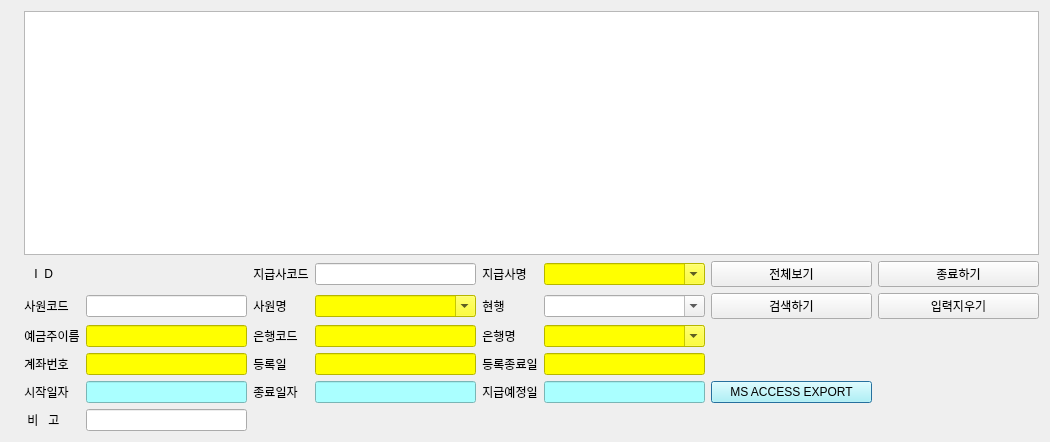
<?xml version="1.0" encoding="UTF-8"?>
<ui version="4.0">
 <class>BankAccProductGenDialog</class>
 <widget class="QDialog" name="BankAccProductGenDialog">
  <property name="geometry">
   <rect>
    <x>0</x>
    <y>0</y>
    <width>1050</width>
    <height>442</height>
   </rect>
  </property>
  <property name="sizePolicy">
   <sizepolicy hsizetype="Expanding" vsizetype="Expanding">
    <horstretch>0</horstretch>
    <verstretch>0</verstretch>
   </sizepolicy>
  </property>
  <property name="windowTitle">
   <string>월별 물품대 은행계좌 생성하기</string>
  </property>
  <layout class="QGridLayout" name="gridLayout_2">
   <item row="0" column="0">
    <layout class="QGridLayout" name="gridLayout">
     <item row="1" column="2">
      <widget class="QLabel" name="lbl_baproduct_id">
       <property name="sizePolicy">
        <sizepolicy hsizetype="MinimumExpanding" vsizetype="MinimumExpanding">
         <horstretch>0</horstretch>
         <verstretch>0</verstretch>
        </sizepolicy>
       </property>
       <property name="text">
        <string/>
       </property>
      </widget>
     </item>
     <item row="4" column="1">
      <widget class="QLabel" name="label_7">
       <property name="sizePolicy">
        <sizepolicy hsizetype="Fixed" vsizetype="Fixed">
         <horstretch>0</horstretch>
         <verstretch>0</verstretch>
        </sizepolicy>
       </property>
       <property name="text">
        <string>계좌번호</string>
       </property>
       <property name="alignment">
        <set>Qt::AlignCenter</set>
       </property>
      </widget>
     </item>
     <item row="5" column="7">
      <widget class="QPushButton" name="pb_baproduct_access_export">
       <property name="sizePolicy">
        <sizepolicy hsizetype="Expanding" vsizetype="Fixed">
         <horstretch>0</horstretch>
         <verstretch>0</verstretch>
        </sizepolicy>
       </property>
       <property name="styleSheet">
        <string notr="true">background-color: rgb(170, 255, 255);</string>
       </property>
       <property name="text">
        <string>MS ACCESS EXPORT</string>
       </property>
      </widget>
     </item>
     <item row="2" column="2">
      <widget class="QLineEdit" name="entry_baproduct_ecode">
       <property name="sizePolicy">
        <sizepolicy hsizetype="MinimumExpanding" vsizetype="Fixed">
         <horstretch>0</horstretch>
         <verstretch>0</verstretch>
        </sizepolicy>
       </property>
      </widget>
     </item>
     <item row="1" column="6">
      <widget class="QComboBox" name="cb_baproduct_cname">
       <property name="sizePolicy">
        <sizepolicy hsizetype="Expanding" vsizetype="Fixed">
         <horstretch>0</horstretch>
         <verstretch>0</verstretch>
        </sizepolicy>
       </property>
       <property name="styleSheet">
        <string notr="true">background-color: rgb(255, 255, 0);</string>
       </property>
       <property name="editable">
        <bool>true</bool>
       </property>
      </widget>
     </item>
     <item row="2" column="6">
      <widget class="QComboBox" name="cb_baproduct_class2">
       <property name="sizePolicy">
        <sizepolicy hsizetype="Expanding" vsizetype="Fixed">
         <horstretch>0</horstretch>
         <verstretch>0</verstretch>
        </sizepolicy>
       </property>
       <property name="styleSheet">
        <string notr="true"/>
       </property>
       <property name="editable">
        <bool>true</bool>
       </property>
      </widget>
     </item>
     <item row="2" column="8">
      <widget class="QPushButton" name="pb_baproduct_clear">
       <property name="sizePolicy">
        <sizepolicy hsizetype="Expanding" vsizetype="Fixed">
         <horstretch>0</horstretch>
         <verstretch>0</verstretch>
        </sizepolicy>
       </property>
       <property name="text">
        <string>입력지우기</string>
       </property>
      </widget>
     </item>
     <item row="3" column="4">
      <widget class="QLineEdit" name="entry_baproduct_bankid">
       <property name="sizePolicy">
        <sizepolicy hsizetype="Expanding" vsizetype="Fixed">
         <horstretch>0</horstretch>
         <verstretch>0</verstretch>
        </sizepolicy>
       </property>
       <property name="styleSheet">
        <string notr="true">background-color: rgb(255, 255, 0);</string>
       </property>
      </widget>
     </item>
     <item row="4" column="3">
      <widget class="QLabel" name="label_12">
       <property name="sizePolicy">
        <sizepolicy hsizetype="Fixed" vsizetype="Fixed">
         <horstretch>0</horstretch>
         <verstretch>0</verstretch>
        </sizepolicy>
       </property>
       <property name="text">
        <string>등록일</string>
       </property>
       <property name="alignment">
        <set>Qt::AlignCenter</set>
       </property>
      </widget>
     </item>
     <item row="3" column="2">
      <widget class="QLineEdit" name="entry_baproduct_baowner">
       <property name="sizePolicy">
        <sizepolicy hsizetype="Expanding" vsizetype="Fixed">
         <horstretch>0</horstretch>
         <verstretch>0</verstretch>
        </sizepolicy>
       </property>
       <property name="styleSheet">
        <string notr="true">background-color: rgb(255, 255, 0);</string>
       </property>
      </widget>
     </item>
     <item row="3" column="3">
      <widget class="QLabel" name="label_11">
       <property name="sizePolicy">
        <sizepolicy hsizetype="Fixed" vsizetype="Fixed">
         <horstretch>0</horstretch>
         <verstretch>0</verstretch>
        </sizepolicy>
       </property>
       <property name="text">
        <string>은행코드</string>
       </property>
       <property name="alignment">
        <set>Qt::AlignCenter</set>
       </property>
      </widget>
     </item>
     <item row="2" column="3">
      <widget class="QLabel" name="label_9">
       <property name="sizePolicy">
        <sizepolicy hsizetype="Fixed" vsizetype="Fixed">
         <horstretch>0</horstretch>
         <verstretch>0</verstretch>
        </sizepolicy>
       </property>
       <property name="text">
        <string>사원명</string>
       </property>
       <property name="alignment">
        <set>Qt::AlignCenter</set>
       </property>
      </widget>
     </item>
     <item row="2" column="7">
      <widget class="QPushButton" name="pb_baproduct_search">
       <property name="sizePolicy">
        <sizepolicy hsizetype="Expanding" vsizetype="Fixed">
         <horstretch>0</horstretch>
         <verstretch>0</verstretch>
        </sizepolicy>
       </property>
       <property name="text">
        <string>검색하기</string>
       </property>
      </widget>
     </item>
     <item row="1" column="4">
      <widget class="QLineEdit" name="entry_baproduct_ccode">
       <property name="sizePolicy">
        <sizepolicy hsizetype="MinimumExpanding" vsizetype="Fixed">
         <horstretch>0</horstretch>
         <verstretch>0</verstretch>
        </sizepolicy>
       </property>
      </widget>
     </item>
     <item row="1" column="1">
      <widget class="QLabel" name="label">
       <property name="sizePolicy">
        <sizepolicy hsizetype="Fixed" vsizetype="Fixed">
         <horstretch>0</horstretch>
         <verstretch>0</verstretch>
        </sizepolicy>
       </property>
       <property name="text">
        <string>   I  D  </string>
       </property>
       <property name="alignment">
        <set>Qt::AlignCenter</set>
       </property>
      </widget>
     </item>
     <item row="4" column="6">
      <widget class="QLineEdit" name="entry_baproduct_effthru">
       <property name="sizePolicy">
        <sizepolicy hsizetype="Expanding" vsizetype="Fixed">
         <horstretch>0</horstretch>
         <verstretch>0</verstretch>
        </sizepolicy>
       </property>
       <property name="styleSheet">
        <string notr="true">background-color: rgb(255, 255, 0);</string>
       </property>
      </widget>
     </item>
     <item row="1" column="7">
      <widget class="QPushButton" name="pb_baproduct_show">
       <property name="sizePolicy">
        <sizepolicy hsizetype="Expanding" vsizetype="Fixed">
         <horstretch>0</horstretch>
         <verstretch>0</verstretch>
        </sizepolicy>
       </property>
       <property name="text">
        <string>전체보기</string>
       </property>
      </widget>
     </item>
     <item row="4" column="5">
      <widget class="QLabel" name="label_14">
       <property name="sizePolicy">
        <sizepolicy hsizetype="Fixed" vsizetype="Fixed">
         <horstretch>0</horstretch>
         <verstretch>0</verstretch>
        </sizepolicy>
       </property>
       <property name="text">
        <string>등록종료일</string>
       </property>
       <property name="alignment">
        <set>Qt::AlignCenter</set>
       </property>
      </widget>
     </item>
     <item row="2" column="4">
      <widget class="QComboBox" name="cb_baproduct_ename">
       <property name="sizePolicy">
        <sizepolicy hsizetype="Expanding" vsizetype="Fixed">
         <horstretch>0</horstretch>
         <verstretch>0</verstretch>
        </sizepolicy>
       </property>
       <property name="styleSheet">
        <string notr="true">background-color: rgb(255, 255, 0);</string>
       </property>
       <property name="editable">
        <bool>true</bool>
       </property>
      </widget>
     </item>
     <item row="1" column="3">
      <widget class="QLabel" name="label_2">
       <property name="sizePolicy">
        <sizepolicy hsizetype="Fixed" vsizetype="Fixed">
         <horstretch>0</horstretch>
         <verstretch>0</verstretch>
        </sizepolicy>
       </property>
       <property name="text">
        <string>지급사코드</string>
       </property>
       <property name="alignment">
        <set>Qt::AlignCenter</set>
       </property>
      </widget>
     </item>
     <item row="3" column="5">
      <widget class="QLabel" name="label_13">
       <property name="sizePolicy">
        <sizepolicy hsizetype="Fixed" vsizetype="Fixed">
         <horstretch>0</horstretch>
         <verstretch>0</verstretch>
        </sizepolicy>
       </property>
       <property name="text">
        <string>은행명</string>
       </property>
       <property name="alignment">
        <set>Qt::AlignCenter</set>
       </property>
      </widget>
     </item>
     <item row="2" column="1">
      <widget class="QLabel" name="label_5">
       <property name="sizePolicy">
        <sizepolicy hsizetype="Fixed" vsizetype="Fixed">
         <horstretch>0</horstretch>
         <verstretch>0</verstretch>
        </sizepolicy>
       </property>
       <property name="text">
        <string>사원코드</string>
       </property>
       <property name="alignment">
        <set>Qt::AlignCenter</set>
       </property>
      </widget>
     </item>
     <item row="0" column="1" colspan="8">
      <widget class="QTableView" name="tv_bankaccproduct">
       <property name="sizePolicy">
        <sizepolicy hsizetype="Expanding" vsizetype="Expanding">
         <horstretch>0</horstretch>
         <verstretch>1</verstretch>
        </sizepolicy>
       </property>
      </widget>
     </item>
     <item row="4" column="2">
      <widget class="QLineEdit" name="entry_baproduct_bankaccno">
       <property name="sizePolicy">
        <sizepolicy hsizetype="Expanding" vsizetype="Fixed">
         <horstretch>0</horstretch>
         <verstretch>0</verstretch>
        </sizepolicy>
       </property>
       <property name="styleSheet">
        <string notr="true">background-color: rgb(255, 255, 0);</string>
       </property>
      </widget>
     </item>
     <item row="1" column="5">
      <widget class="QLabel" name="label_3">
       <property name="sizePolicy">
        <sizepolicy hsizetype="Fixed" vsizetype="Fixed">
         <horstretch>0</horstretch>
         <verstretch>0</verstretch>
        </sizepolicy>
       </property>
       <property name="text">
        <string>지급사명</string>
       </property>
       <property name="alignment">
        <set>Qt::AlignCenter</set>
       </property>
      </widget>
     </item>
     <item row="4" column="4">
      <widget class="QLineEdit" name="entry_baproduct_efffrom">
       <property name="sizePolicy">
        <sizepolicy hsizetype="Expanding" vsizetype="Fixed">
         <horstretch>0</horstretch>
         <verstretch>0</verstretch>
        </sizepolicy>
       </property>
       <property name="styleSheet">
        <string notr="true">background-color: rgb(255, 255, 0);</string>
       </property>
      </widget>
     </item>
     <item row="1" column="8">
      <widget class="QPushButton" name="pb_baproduct_close">
       <property name="sizePolicy">
        <sizepolicy hsizetype="Expanding" vsizetype="Fixed">
         <horstretch>0</horstretch>
         <verstretch>0</verstretch>
        </sizepolicy>
       </property>
       <property name="text">
        <string>종료하기</string>
       </property>
      </widget>
     </item>
     <item row="2" column="5">
      <widget class="QLabel" name="label_4">
       <property name="sizePolicy">
        <sizepolicy hsizetype="Fixed" vsizetype="Fixed">
         <horstretch>0</horstretch>
         <verstretch>0</verstretch>
        </sizepolicy>
       </property>
       <property name="text">
        <string>현행</string>
       </property>
       <property name="alignment">
        <set>Qt::AlignCenter</set>
       </property>
      </widget>
     </item>
     <item row="4" column="0">
      <widget class="QLabel" name="label_8">
       <property name="sizePolicy">
        <sizepolicy hsizetype="Fixed" vsizetype="MinimumExpanding">
         <horstretch>0</horstretch>
         <verstretch>0</verstretch>
        </sizepolicy>
       </property>
       <property name="text">
        <string/>
       </property>
       <property name="alignment">
        <set>Qt::AlignCenter</set>
       </property>
      </widget>
     </item>
     <item row="3" column="1">
      <widget class="QLabel" name="label_10">
       <property name="sizePolicy">
        <sizepolicy hsizetype="Fixed" vsizetype="Fixed">
         <horstretch>0</horstretch>
         <verstretch>0</verstretch>
        </sizepolicy>
       </property>
       <property name="text">
        <string>예금주이름</string>
       </property>
       <property name="alignment">
        <set>Qt::AlignCenter</set>
       </property>
      </widget>
     </item>
     <item row="3" column="6">
      <widget class="QComboBox" name="cb_baproduct_bkname">
       <property name="sizePolicy">
        <sizepolicy hsizetype="Expanding" vsizetype="Fixed">
         <horstretch>0</horstretch>
         <verstretch>0</verstretch>
        </sizepolicy>
       </property>
       <property name="styleSheet">
        <string notr="true">background-color: rgb(255, 255, 0);</string>
       </property>
       <property name="editable">
        <bool>true</bool>
       </property>
      </widget>
     </item>
     <item row="6" column="1">
      <widget class="QLabel" name="label_6">
       <property name="sizePolicy">
        <sizepolicy hsizetype="Fixed" vsizetype="Fixed">
         <horstretch>0</horstretch>
         <verstretch>0</verstretch>
        </sizepolicy>
       </property>
       <property name="text">
        <string> 비   고 </string>
       </property>
       <property name="alignment">
        <set>Qt::AlignCenter</set>
       </property>
      </widget>
     </item>
     <item row="6" column="2">
      <widget class="QLineEdit" name="entry_baproduct_remark">
       <property name="sizePolicy">
        <sizepolicy hsizetype="MinimumExpanding" vsizetype="Fixed">
         <horstretch>0</horstretch>
         <verstretch>0</verstretch>
        </sizepolicy>
       </property>
      </widget>
     </item>
     <item row="5" column="5">
      <widget class="QLabel" name="label_15">
       <property name="sizePolicy">
        <sizepolicy hsizetype="Fixed" vsizetype="Fixed">
         <horstretch>0</horstretch>
         <verstretch>0</verstretch>
        </sizepolicy>
       </property>
       <property name="text">
        <string>지급예정일</string>
       </property>
       <property name="alignment">
        <set>Qt::AlignCenter</set>
       </property>
      </widget>
     </item>
     <item row="5" column="6">
      <widget class="QLineEdit" name="entry_baproduct_paydate">
       <property name="sizePolicy">
        <sizepolicy hsizetype="Expanding" vsizetype="Fixed">
         <horstretch>0</horstretch>
         <verstretch>0</verstretch>
        </sizepolicy>
       </property>
       <property name="styleSheet">
        <string notr="true">background-color: rgb(170, 255, 255);</string>
       </property>
      </widget>
     </item>
     <item row="5" column="1">
      <widget class="QLabel" name="label_16">
       <property name="sizePolicy">
        <sizepolicy hsizetype="Fixed" vsizetype="Fixed">
         <horstretch>0</horstretch>
         <verstretch>0</verstretch>
        </sizepolicy>
       </property>
       <property name="text">
        <string>시작일자</string>
       </property>
       <property name="alignment">
        <set>Qt::AlignCenter</set>
       </property>
      </widget>
     </item>
     <item row="5" column="3">
      <widget class="QLabel" name="label_17">
       <property name="sizePolicy">
        <sizepolicy hsizetype="Fixed" vsizetype="Fixed">
         <horstretch>0</horstretch>
         <verstretch>0</verstretch>
        </sizepolicy>
       </property>
       <property name="text">
        <string>종료일자</string>
       </property>
       <property name="alignment">
        <set>Qt::AlignCenter</set>
       </property>
      </widget>
     </item>
     <item row="5" column="4">
      <widget class="QLineEdit" name="entry_baproduct_edt">
       <property name="sizePolicy">
        <sizepolicy hsizetype="Expanding" vsizetype="Fixed">
         <horstretch>0</horstretch>
         <verstretch>0</verstretch>
        </sizepolicy>
       </property>
       <property name="styleSheet">
        <string notr="true">background-color: rgb(170, 255, 255);</string>
       </property>
      </widget>
     </item>
     <item row="5" column="2">
      <widget class="QLineEdit" name="entry_baproduct_sdt">
       <property name="sizePolicy">
        <sizepolicy hsizetype="Expanding" vsizetype="Fixed">
         <horstretch>0</horstretch>
         <verstretch>0</verstretch>
        </sizepolicy>
       </property>
       <property name="styleSheet">
        <string notr="true">background-color: rgb(170, 255, 255);</string>
       </property>
      </widget>
     </item>
    </layout>
   </item>
  </layout>
 </widget>
 <resources/>
 <connections/>
</ui>
